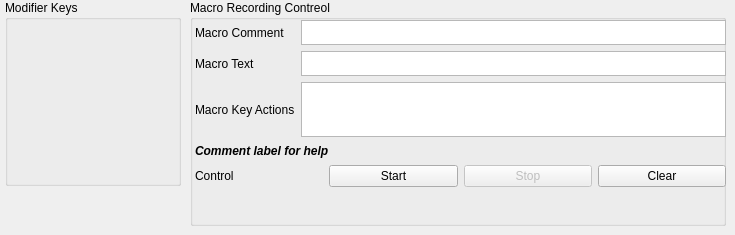
     <widget class="QWidget" name="macroTab">
      <attribute name="title">
       <string>Macro</string>
      </attribute>
      <widget class="QGroupBox" name="groupBox_5">
       <property name="geometry">
        <rect>
         <x>5</x>
         <y>0</y>
         <width>176</width>
         <height>186</height>
        </rect>
       </property>
       <property name="title">
        <string>Modifier Keys</string>
       </property>
       <widget class="QWidget" name="formLayoutWidget">
        <property name="geometry">
         <rect>
          <x>0</x>
          <y>20</y>
          <width>171</width>
          <height>126</height>
         </rect>
        </property>
        <layout class="QFormLayout" name="formLayout">
         <property name="fieldGrowthPolicy">
          <enum>QFormLayout::AllNonFixedFieldsGrow</enum>
         </property>
        </layout>
       </widget>
      </widget>
      <widget class="QGroupBox" name="groupBox_6">
       <property name="geometry">
        <rect>
         <x>190</x>
         <y>0</y>
         <width>536</width>
         <height>226</height>
        </rect>
       </property>
       <property name="title">
        <string>Macro Recording Contreol</string>
       </property>
       <widget class="QWidget" name="gridLayoutWidget">
        <property name="geometry">
         <rect>
          <x>5</x>
          <y>20</y>
          <width>531</width>
          <height>182</height>
         </rect>
        </property>
        <layout class="QGridLayout" name="gridLayout_6" rowstretch="1,1,2,1,1,1">
         <property name="sizeConstraint">
          <enum>QLayout::SetMinimumSize</enum>
         </property>
         <item row="0" column="0">
          <widget class="QLabel" name="label">
           <property name="text">
            <string>Macro Comment</string>
           </property>
          </widget>
         </item>
         <item row="2" column="0">
          <widget class="QLabel" name="label_3">
           <property name="text">
            <string>Macro Key Actions</string>
           </property>
          </widget>
         </item>
         <item row="2" column="1">
          <widget class="QPlainTextEdit" name="pteMacroBox">
           <property name="maximumSize">
            <size>
             <width>16777215</width>
             <height>55</height>
            </size>
           </property>
           <property name="focusPolicy">
            <enum>Qt::WheelFocus</enum>
           </property>
           <property name="toolTipDuration">
            <number>1</number>
           </property>
           <property name="statusTip">
            <string>is filled with macro keynames when macro is recorded.</string>
           </property>
           <property name="tabChangesFocus">
            <bool>false</bool>
           </property>
           <property name="tabStopWidth">
            <number>1</number>
           </property>
          </widget>
         </item>
         <item row="1" column="0">
          <widget class="QLabel" name="label_2">
           <property name="text">
            <string>Macro Text</string>
           </property>
          </widget>
         </item>
         <item row="1" column="1">
          <widget class="QPlainTextEdit" name="pteMacroText">
           <property name="sizePolicy">
            <sizepolicy hsizetype="Expanding" vsizetype="Maximum">
             <horstretch>0</horstretch>
             <verstretch>0</verstretch>
            </sizepolicy>
           </property>
           <property name="maximumSize">
            <size>
             <width>16777215</width>
             <height>25</height>
            </size>
           </property>
           <property name="focusPolicy">
            <enum>Qt::WheelFocus</enum>
           </property>
           <property name="contextMenuPolicy">
            <enum>Qt::NoContextMenu</enum>
           </property>
           <property name="acceptDrops">
            <bool>true</bool>
           </property>
           <property name="toolTip">
            <string>is filled when macro ist recorded</string>
           </property>
           <property name="toolTipDuration">
            <number>1</number>
           </property>
           <property name="verticalScrollBarPolicy">
            <enum>Qt::ScrollBarAlwaysOff</enum>
           </property>
           <property name="documentTitle">
            <string/>
           </property>
           <property name="undoRedoEnabled">
            <bool>true</bool>
           </property>
           <property name="readOnly">
            <bool>false</bool>
           </property>
           <property name="plainText">
            <string/>
           </property>
           <property name="tabStopWidth">
            <number>1</number>
           </property>
          </widget>
         </item>
         <item row="0" column="1">
          <widget class="QPlainTextEdit" name="pteMacroComment">
           <property name="enabled">
            <bool>true</bool>
           </property>
           <property name="sizePolicy">
            <sizepolicy hsizetype="Expanding" vsizetype="Maximum">
             <horstretch>0</horstretch>
             <verstretch>0</verstretch>
            </sizepolicy>
           </property>
           <property name="maximumSize">
            <size>
             <width>16777215</width>
             <height>25</height>
            </size>
           </property>
           <property name="focusPolicy">
            <enum>Qt::WheelFocus</enum>
           </property>
           <property name="contextMenuPolicy">
            <enum>Qt::NoContextMenu</enum>
           </property>
           <property name="acceptDrops">
            <bool>true</bool>
           </property>
           <property name="toolTip">
            <string>What is this macro for?</string>
           </property>
           <property name="toolTipDuration">
            <number>1</number>
           </property>
           <property name="inputMethodHints">
            <set>Qt::ImhNone</set>
           </property>
           <property name="verticalScrollBarPolicy">
            <enum>Qt::ScrollBarAlwaysOff</enum>
           </property>
           <property name="tabChangesFocus">
            <bool>true</bool>
           </property>
           <property name="documentTitle">
            <string/>
           </property>
           <property name="undoRedoEnabled">
            <bool>true</bool>
           </property>
           <property name="readOnly">
            <bool>false</bool>
           </property>
           <property name="plainText">
            <string/>
           </property>
           <property name="tabStopWidth">
            <number>1</number>
           </property>
          </widget>
         </item>
         <item row="3" column="0" colspan="2">
          <widget class="QLabel" name="lbl_macro">
           <property name="sizePolicy">
            <sizepolicy hsizetype="Preferred" vsizetype="Preferred">
             <horstretch>0</horstretch>
             <verstretch>0</verstretch>
            </sizepolicy>
           </property>
           <property name="font">
            <font>
             <weight>75</weight>
             <italic>true</italic>
             <bold>true</bold>
            </font>
           </property>
           <property name="text">
            <string>Comment label for help</string>
           </property>
          </widget>
         </item>
         <item row="4" column="0" colspan="2">
          <layout class="QGridLayout" name="gridLayout_10">
           <item row="0" column="2">
            <widget class="QPushButton" name="btnStopMacro">
             <property name="enabled">
              <bool>false</bool>
             </property>
             <property name="text">
              <string>Stop</string>
             </property>
            </widget>
           </item>
           <item row="0" column="1">
            <widget class="QPushButton" name="btnStartMacro">
             <property name="text">
              <string>Start</string>
             </property>
            </widget>
           </item>
           <item row="0" column="3">
            <widget class="QPushButton" name="btnClearMacro">
             <property name="text">
              <string>Clear</string>
             </property>
            </widget>
           </item>
           <item row="0" column="0">
            <widget class="QLabel" name="label_4">
             <property name="text">
              <string>Control</string>
             </property>
            </widget>
           </item>
          </layout>
         </item>
        </layout>
       </widget>
      </widget>
     </widget>
